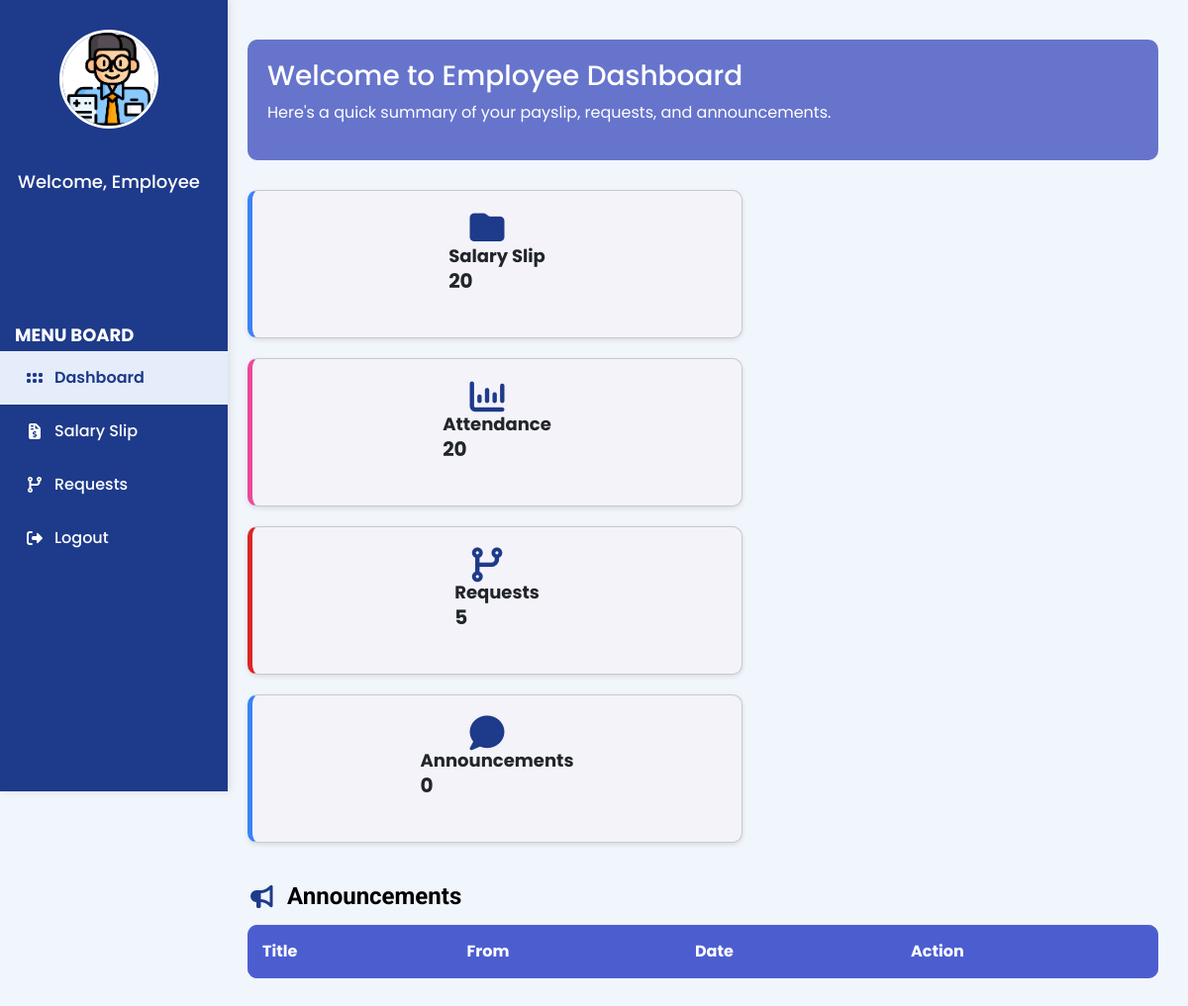
Page /Employee_DashBoard.php on the earlier database version.
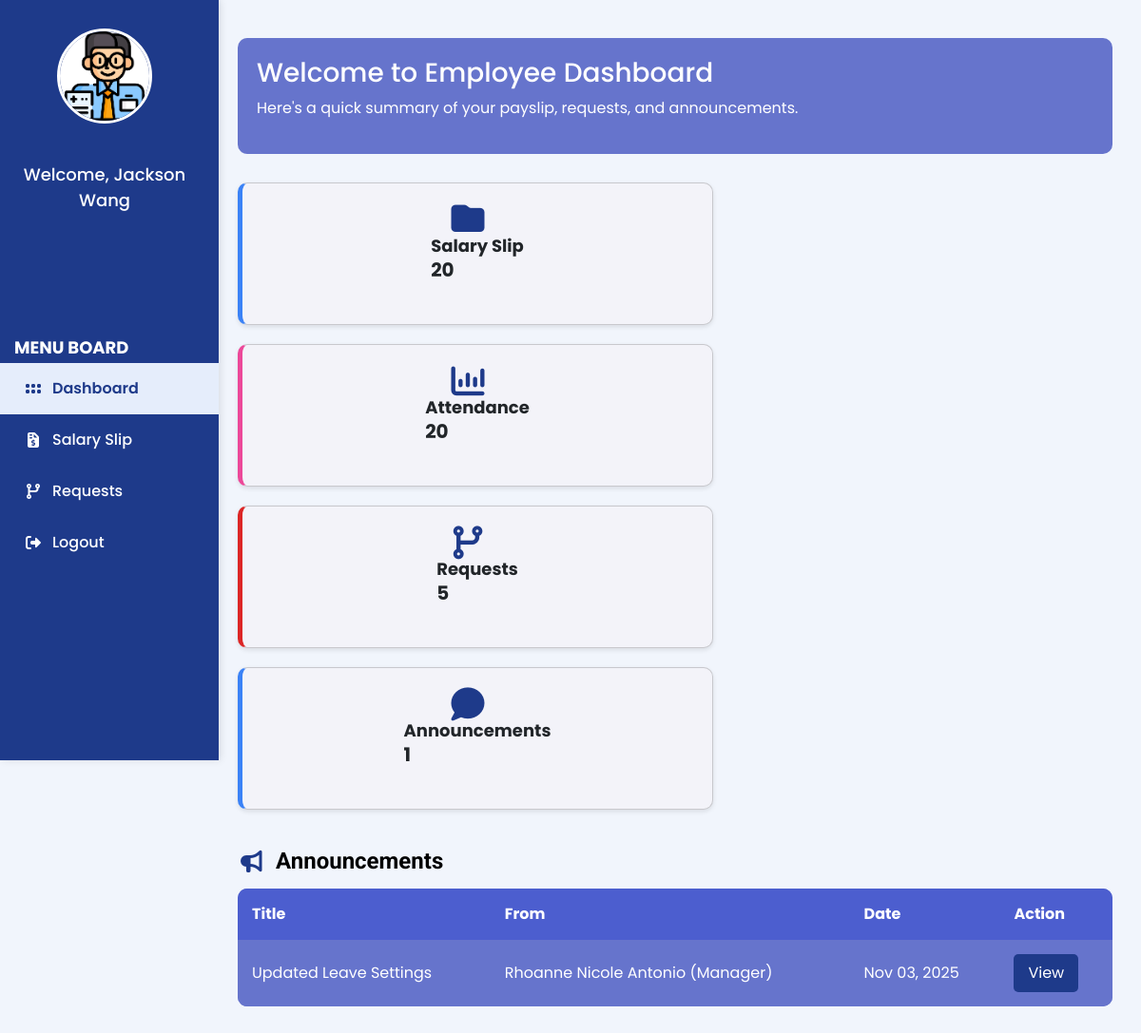
Same page on the later database version.
### tables this page shows
CREATE TABLE `user` (
  `user_id` varchar(100) NOT NULL,
  `applicant_employee_id` varchar(100) DEFAULT NULL,
  `email` varchar(100) NOT NULL,
  `password` varchar(255) NOT NULL,
  `role` varchar(50) NOT NULL,
  `fullname` varchar(150) NOT NULL,
  `status` varchar(20) NOT NULL,
  `created_at` datetime NOT NULL,
  `profile_pic` varchar(255) DEFAULT NULL,
  `reset_token` varchar(255) NOT NULL,
  `token_expiry` varchar(255) NOT NULL,
  `sub_role` varchar(50) DEFAULT NULL
);

CREATE TABLE `manager_announcement` (
  `id` int(11) NOT NULL,
  `manager_email` varchar(100) NOT NULL,
  `posted_by` varchar(150) NOT NULL,
  `title` varchar(255) NOT NULL,
  `message` text NOT NULL,
  `date_posted` datetime DEFAULT current_timestamp(),
  `is_active` tinyint(1) DEFAULT 1,
  `settingID` int(11) DEFAULT NULL
);

### Employee_DashBoard.php (the view, shortened to what this page needs)
<?php
require 'admin/db.connect.php';
$employeenameQuery = $conn->query("
    SELECT fullname
    FROM user
    WHERE role = 'Employee' AND (sub_role IS NULL OR sub_role != 'HR Manager')
");
$employeename = ($employeenameQuery && $row = $employeenameQuery->fetch_assoc()) ? $row['fullname'] : 'Employee';
$managerResult = mysqli_query($conn, "SELECT * FROM manager_announcement ORDER BY date_posted DESC");
$countManager = mysqli_fetch_assoc(mysqli_query($conn, "SELECT COUNT(*) AS total FROM manager_announcement WHERE is_active = 1"))['total'];
$countAdmin   = mysqli_fetch_assoc(mysqli_query($conn, "SELECT COUNT(*) AS total FROM admin_announcement WHERE is_active = 1"))['total'];
$totalAnnouncements = $countManager + $countAdmin;
?>
<!DOCTYPE html>
<html lang="en">
<head>
<link rel="stylesheet" href="manager-sidebar.css">
<link rel="stylesheet" href="https://cdnjs.cloudflare.com/ajax/libs/font-awesome/7.0.1/css/all.min.css">
<link rel="stylesheet" href="https://cdn.jsdelivr.net/npm/bootstrap@5.3.2/dist/css/bootstrap.min.css">
</head>
<body>
<div class="sidebar">
<div class="sidebar-logo">
<a href="Employee_Profile.php"><img src="Images/profile.png" alt="Profile"></a>
<div class="sidebar-name"><p><?php echo "Welcome, $employeename"; ?></p></div>
</div>
<ul class="nav">
<h4 class="menu-board-title">Menu Board</h4>
<li class="active"><a href="Employee_Dashboard.php"><i class="fa-solid fa-grip"></i> Dashboard</a></li>
<li><a href="Employee_SalarySlip.php"><i class="fa-solid fa-file-invoice-dollar"></i> Salary Slip</a></li>
<li><a href="Employee_Requests.php"><i class="fa-solid fa-code-branch"></i> Requests</a></li>
<li><a href="Login.php"><i class="fa-solid fa-right-from-bracket"></i> Logout</a></li>
</ul>
</div>
<main class="main-content">
<div class="welcome-card">
<h3>Welcome to Employee Dashboard</h3>
<p>Here's a quick summary of your payslip, requests, and announcements.</p>
</div>
<div class="card-container">
<div class="card salary"><i class="fa-solid fa-folder"></i><div class="info"><h2>Salary Slip</h2><p>20</p></div></div>
<div class="card attendance"><i class="fa-solid fa-chart-column"></i><div class="info"><h2>Attendance</h2><p>20</p></div></div>
<div class="card requests"><i class="fa-solid fa-code-branch"></i><div class="info"><h2>Requests</h2><p>5</p></div></div>
<div class="card announcements">
<i class="fa-solid fa-comment"></i>
<div class="info"><h2>Announcements</h2><p><?php echo $totalAnnouncements; ?></p></div>
</div>
</div>
<div class="announcement-section">
<h1><i class="fa-solid fa-bullhorn"></i>Announcements</h1>
<div class="table-responsive">
<table class="announcement-table">
<thead>
<tr>
<th>Title</th>
<th>From</th>
<th>Date</th>
<th>Action</th>
</tr>
</thead>
<tbody>
<?php while ($row = mysqli_fetch_assoc($managerResult)) { ?>
<tr>
<td><?php echo $row['title']; ?></td>
<td><?php echo $row['posted_by']; ?> (Manager)</td>
<td><?php echo date("M d, Y", strtotime($row['date_posted'])); ?></td>
<td><a href="?view=manager&id=<?php echo $row['id']; ?>"><button>View</button></a></td>
</tr>
<?php } ?>
</tbody>
</table>
</div>
</div>
</main>
</body>
</html>

### manager-sidebar.css (style rules this page uses)
* { margin: 0; padding: 0; box-sizing: border-box; }
body { font-family: "Poppins", "Roboto", sans-serif; }
.sidebar { width: 230px; background-color: #1E3A8A; height: 100vh; display: flex; flex-direction: column; align-items: center; padding-top: 30px; position: fixed; left: 0; top: 0; box-shadow: 2px 0 8px rgba(0, 0, 0, 0.1); overflow-y: auto; scrollbar-width: thin; scrollbar-color: #e5edfb transparent; }
.nav { margin-top: 40px; list-style: none; width: 100%; padding: 0; }
.nav li { width: 100%; }
.nav li a { color: #ffffff; text-decoration: none; display: flex; align-items: center; gap: 10px; padding: 15px 25px; font-weight: 500; transition: all 0.3s ease; width: 100%; box-sizing: border-box; }
.nav li a:hover, .nav li.active a { background-color: #e5edfb; color: #1E3A8A; font-weight: 600; }
.nav i { width: 20px; text-align: center; }
.sidebar-logo { display: flex; flex-direction: column; align-items: center; gap: 10px; margin-bottom: 20px; }
.sidebar-logo img { width: 100px; height: 100px; border-radius: 50%; border: 3px solid white; cursor: pointer; transition: transform 0.3s ease; }
.sidebar-name p { color: white; text-align: center; font-weight: 500; }

### Employee_DashBoard.php (style rules this page uses)
body { font-family:'Poppins','Roboto',sans-serif; margin:0; display:flex; background-color:#f1f5fc; color:#111827; }
h1 { font-family:'Roboto',sans-serif; font-size:35px; color:white; text-align:center; }
.menu-board-title { font-size:18px; font-weight:bold; margin:15px 0 5px 15px; text-transform:uppercase; color:white; }
.sidebar-logo { display:flex; flex-direction:column; align-items:center; gap:30px; margin-right:10px; }
.sidebar-logo img { width:100px; height:100px; border-radius:50%; border:3px solid white; }
.sidebar-name { display:flex; justify-content:center; align-items:center; text-align:center; color:white; padding:10px; margin-bottom:30px; font-size:18px; flex-direction:column; }
.main-content { margin-left:220px; padding:40px 30px; background-color:#f1f5fc; flex-grow:1; box-sizing:border-box; }
.welcome-card { background-color:#6674cc; color:white; padding:20px; border-radius:10px; margin-bottom:30px; }
.card-container { display:flex; flex-wrap:wrap; gap:20px; margin-bottom:40px; }
.card { display:flex; align-items:center; justify-content:flex-start; background-color:#f3f3f9; border-radius:10px; padding:20px; width:500px; height:150px; box-shadow:0 2px 5px rgba(0,0,0,0.1); transition:transform 0.3s; }
.card i { font-size:35px; margin-right:20px; color:#1E3A8A; }
.info h2 { font-size:18px; font-weight:bold; margin:0; }
.info p { font-size:20px; font-weight:bold; margin:0; }
.salary { border-left:5px solid #3b82f6; }
.attendance { border-left:5px solid #ec4899; }
.requests { border-left:5px solid #dc2626; }
.announcements { border-left:5px solid #3b82f6; }
.announcement-section { margin-top:30px; }
.announcement-section h1 { font-size:24px; font-weight:bold; margin-bottom:15px; display:flex; align-items:center; color:black; }
.announcement-section h1 i { color:#1E3A8A; margin-right:10px; }
.announcement-table { width:100%; border-collapse:collapse; background-color:#6674cc; color:white; border-radius:10px; overflow:hidden; }
.announcement-table th, .announcement-table td { padding:15px; text-align:left; }
.announcement-table th { background-color:#4c5ecf; font-weight:bold; }
.announcement-table td { background-color:#6674cc; }
.announcement-table button { background-color:#1E3A8A; border:none; color:white; padding:8px 15px; border-radius:5px; cursor:pointer; }

Differences in the rows shown:
added user: fullname "Jackson Wang"
added manager_announcement: title "Updated Leave Settings", posted_by "Rhoanne Nicole Antonio", date_posted "Nov 03, 2025"
Other differences:
$totalAnnouncements: "0" → "1"
$employeename: "Employee" → (not shown)
